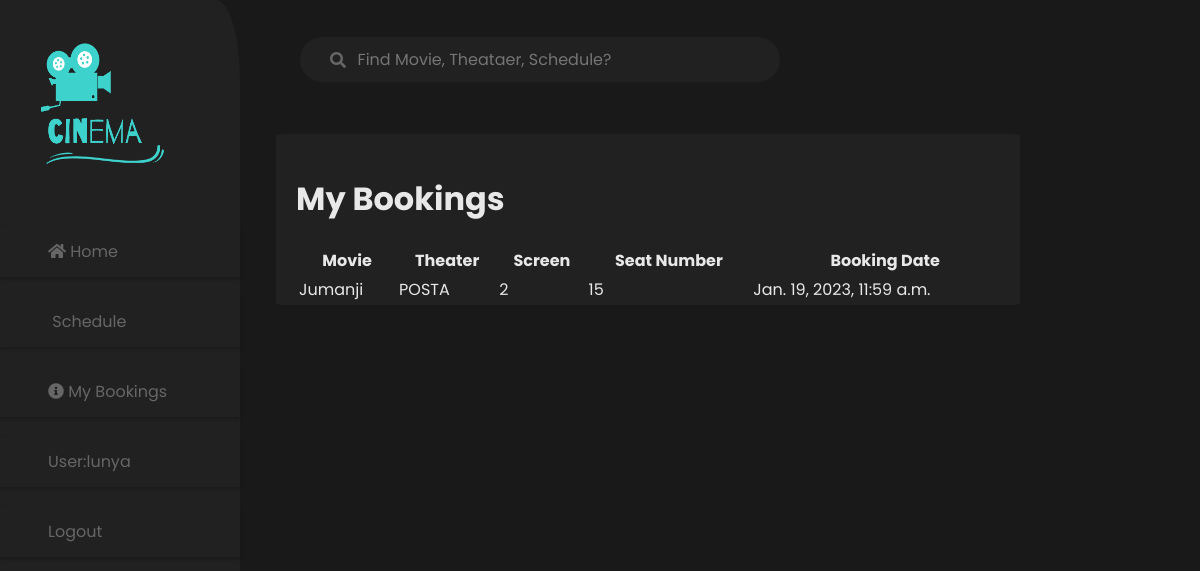
Before: /landofcinema/view_bookings/ (signed in) with the older database file.
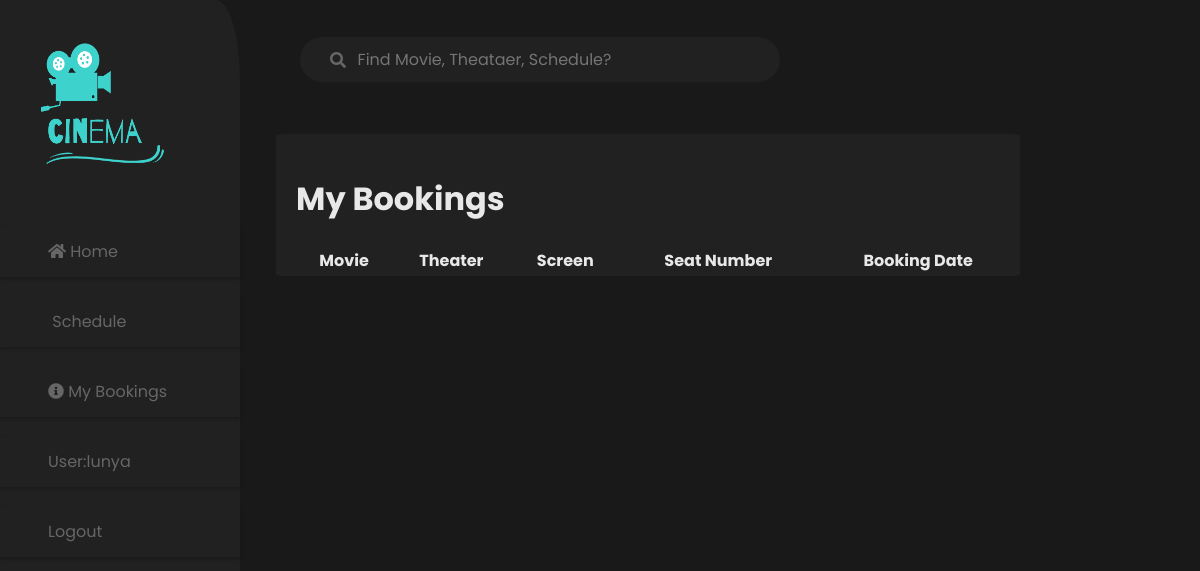
After: the same page with the newer database file.
### landofcinema/models.py (models this page shows, shortened)
class Booking(models.Model):
    user = models.ForeignKey(User, on_delete=models.CASCADE)
    movie = models.ForeignKey(Movie, on_delete=models.CASCADE)
    theater = models.ForeignKey(Theater, on_delete=models.CASCADE)
    screen = models.ForeignKey(Screen, on_delete=models.CASCADE)
    seat_number = models.CharField(max_length=255)
    booking_date = models.DateTimeField()

class Movie(models.Model):
    title = models.CharField(max_length=255)
    synopsis = models.TextField()
    release_date = models.DateField(null=True, blank=True)
    image_url = models.URLField()
    rating = models.FloatField(default=0.0)

class Theater(models.Model):
    name = models.CharField(max_length=255)
    region = models.CharField(max_length=255)
    address = models.CharField(max_length=255)

class Screen(models.Model):
    theater = models.ForeignKey(Theater, on_delete=models.CASCADE)
    screen_number = models.IntegerField()
    capacity = models.IntegerField()

### landofcinema/views.py (the view)
# urls.py: path('view_bookings/', views.view_bookings, name='view_bookings'),
@login_required
def view_bookings(request):
    if request.user.is_authenticated:
        bookings = Booking.objects.filter(user=request.user)
        return render(request, 'view_bookings.html', {'bookings': bookings})
    else:
        return redirect('login')

### landofcinema/templates/view_bookings.html
{% extends 'base_generic.html' %}
{% block content %}
    <h1>My Bookings</h1>
    <table>
        <tr>
            <th>Movie</th>
            <th>Theater</th>
            <th>Screen</th>
            <th>Seat Number</th>
            <th>Booking Date</th>
        </tr>
        {% for booking in bookings %}
            <tr>
                <td>{{ booking.movie.title }}</td>
                <td>{{ booking.theater.name }}</td>
                <td>{{ booking.screen.screen_number }}</td>
                <td>{{ booking.seat_number }}</td>
                <td>{{ booking.booking_date }}</td>
            </tr>
        {% endfor %}
    </table>
{% endblock %}

Changed rows visible on the page:
removed Booking: movie "Jumanji", theater.name "POSTA", screen.screen_number "2", seat_number "15", booking_date "Jan. 19, 2023, 11:59 a.m."
